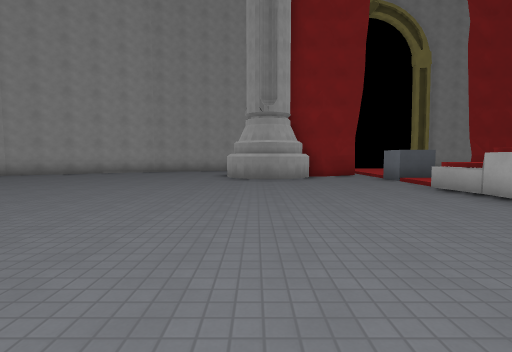
[1] (above)

18 first-person views from a walk through a Godot game level. The camera is 1.4 m above the floor, tilts 4° down and sees 85° across. The floor is counted in squares, 2 m on a side. Each view is taken from the middle of a square. On the plan, view 1 faces up. The plan holds only what a view shows up to about 9 squares ahead; the rest is blank. The place goes on beyond the plan. Flat picture figures and markers are not drawn. Surface patterns are stand-ins for the level's own textures.

[2]
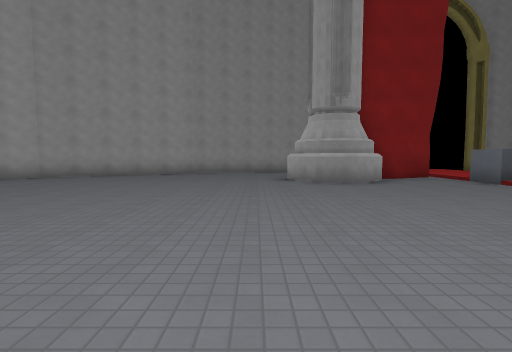

[3]
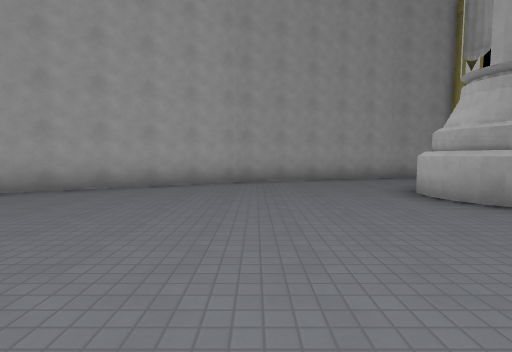

[4]
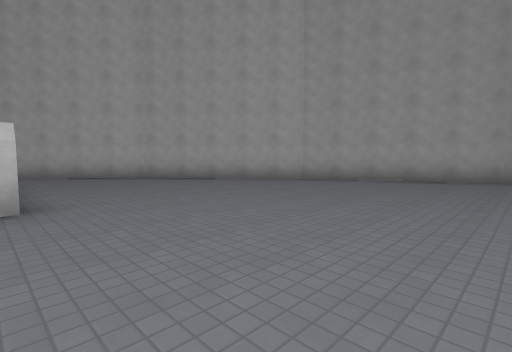

[5]
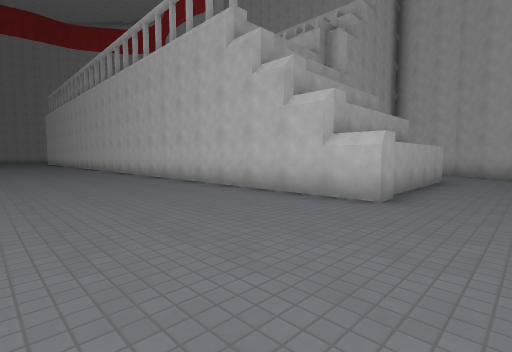

[6]
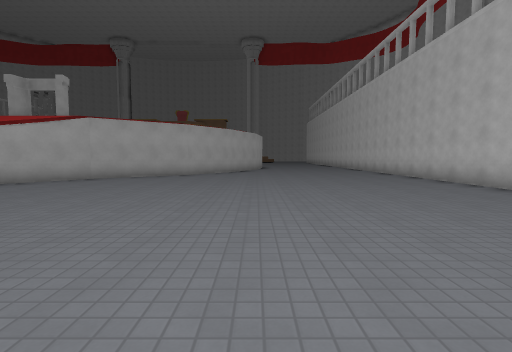

[7]
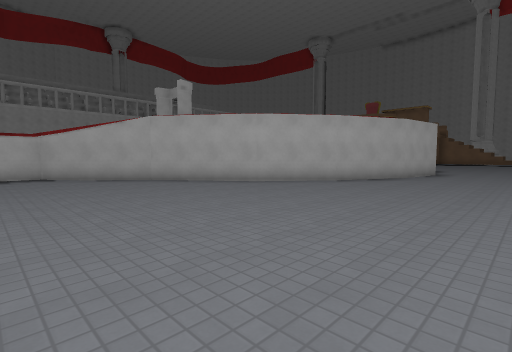

[8]
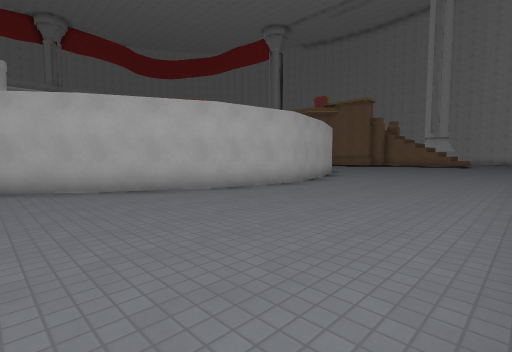

[9]
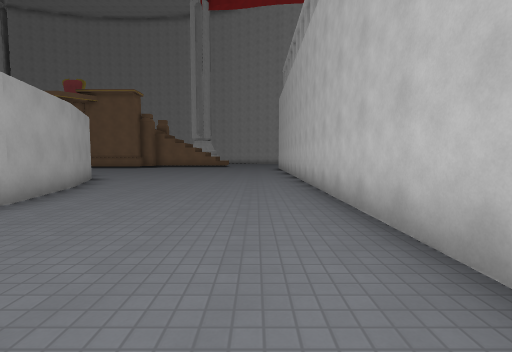

[10]
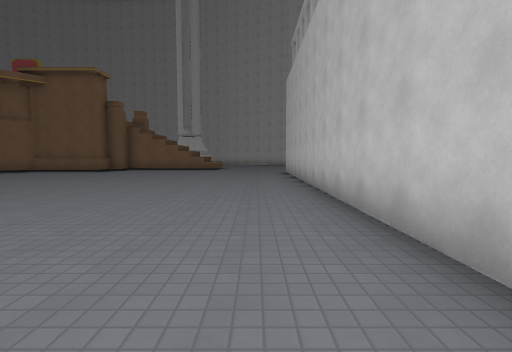

[11]
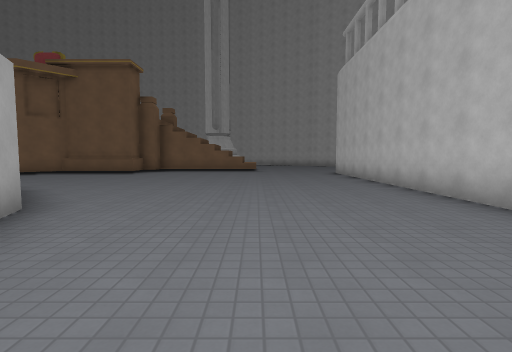

[12]
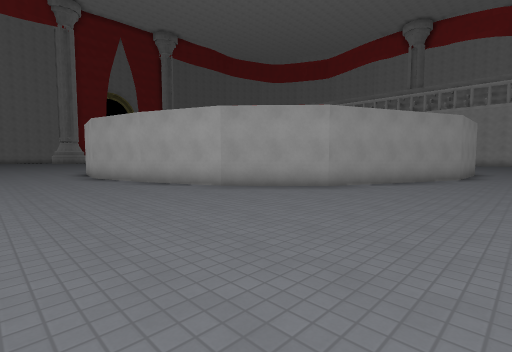

[13]
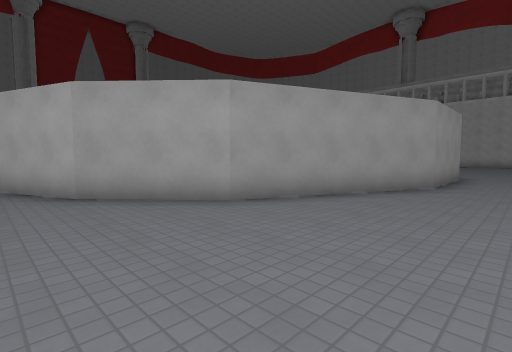

[14]
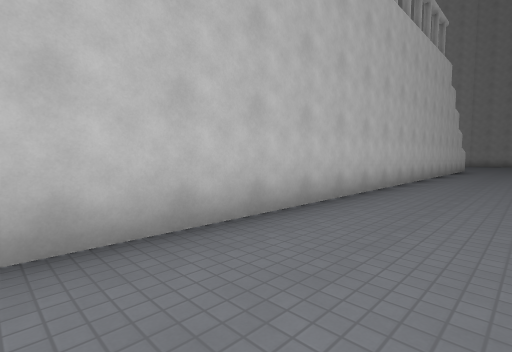

[15]
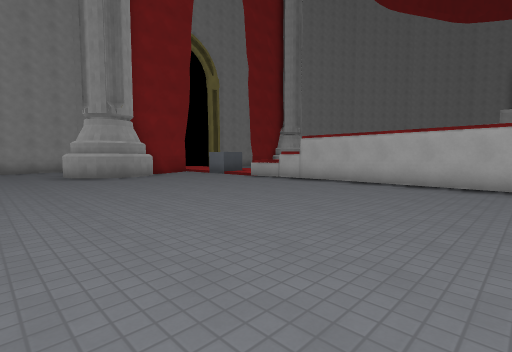

[16]
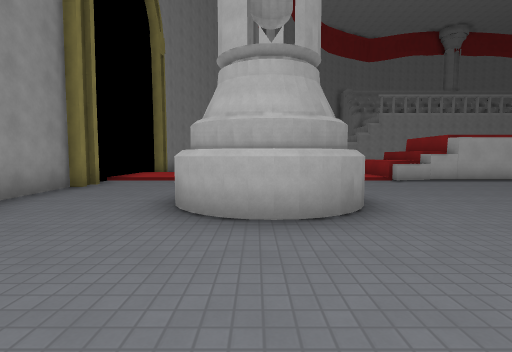

[17]
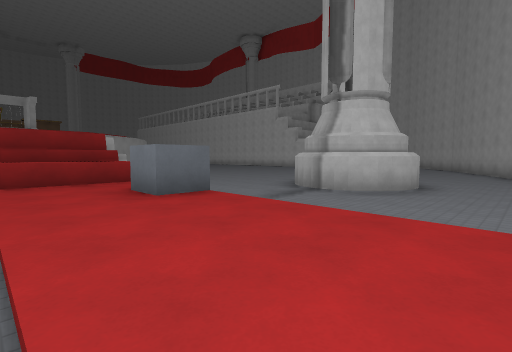

[18]
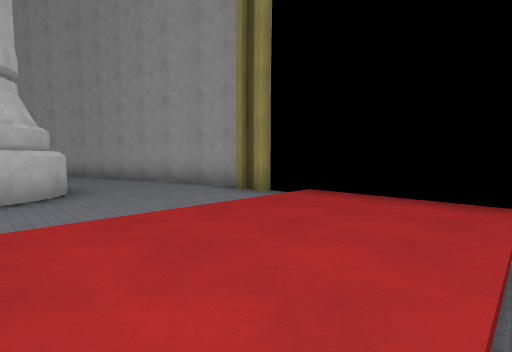

### Floor plan
Key: @ floor where view 1 was taken; # wall or solid block; . main floor; : floor 0.25 m higher than the main floor; / step, stairs or slope; ^ raised ledge.
Columns run from 16 left of view 1 to 7 right of it. Each row starts with its distance up from view 1.
 15                  ###
 14              ####..#/::/
 13           ####....../::/
 12         ###........./::/
 11       ###.......##../::/
 10      ##........#####/::/
  9     ##..........##..//:/
  8     #.............../#:/
  7     ................/::/
  6  ##.................^^^^
  5 ##..................####
  4 #...................##
  3  ..#####.............#
  2        #.............#
  1        #............##
  0        #........@...#
 -1        #............#
 -2        #............#
 -3        #...........##
 -4        #..........##
 -5        #.........##
 -6        #........##
 -7        #.......##
 -8        #......##
 -9        #......#
-10        #.....##
-11        #.....#
-12        #.....#
-13        #.....#
-14        #.....##
-15        #......#
-16        #......##
-17        #.......##
-18        #........##
-19        #.........###
-20        #...........#####
-21        #................
-22        #...............

Where each view was taken, in squares from view 1:
view 1: 0 up, 0 right, facing up
view 2: 1 up, 2 left, facing up
view 3: 5 up, 4 left, facing up
view 4: 3 up, 4 left, facing up-left
view 5: 5 up, 4 left, facing down-left
view 6: 5 up, 3 left, facing down
view 7: 0 up, 6 left, facing down-right
view 8: 6 down, 8 left, facing down-right
view 9: 8 down, 7 left, facing down
view 10: 12 down, 7 left, facing down
view 11: 13 down, 5 left, facing down
view 12: 22 down, 6 left, facing up-right
view 13: 22 down, 3 left, facing up-right
view 14: 13 down, 6 left, facing up-left
view 15: 1 down, 3 left, facing up-right
view 16: 10 up, 4 left, facing right
view 17: 13 up, 7 right, facing down-left
view 18: 10 up, 7 right, facing up-left
